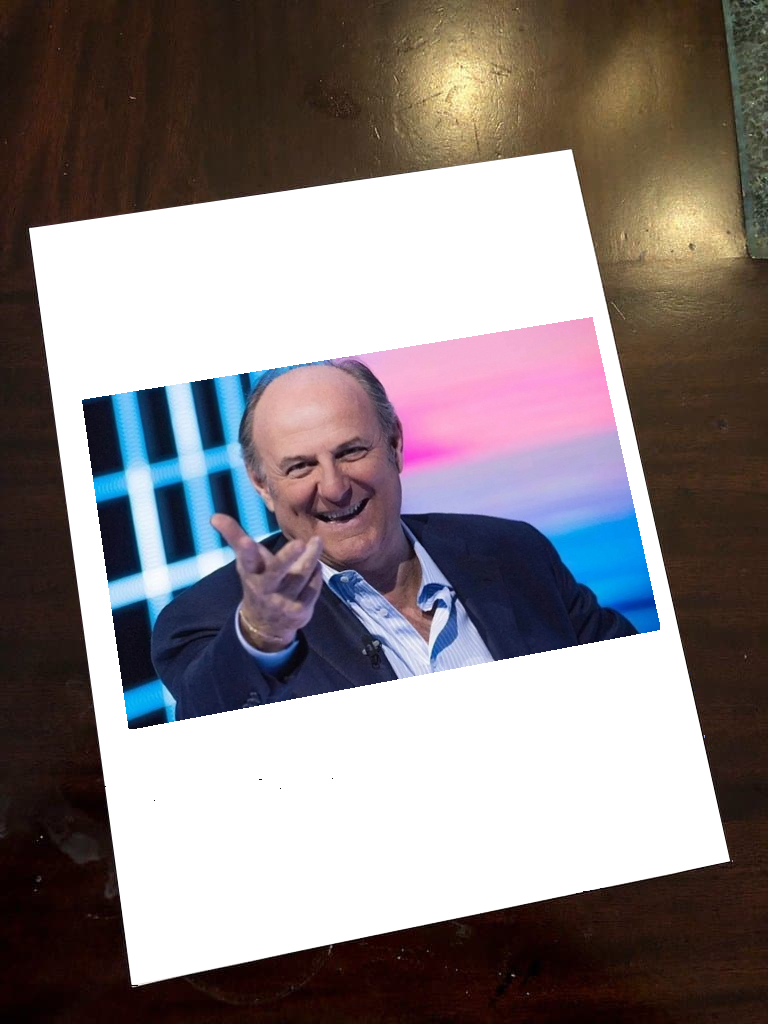
#> input picture Computer Vision and NLP/gerry.png, 768 x 1024 px, found by its file name
$ python imgcontour.py
#> lines starting #> are read from the running program, lines starting #| are printed output that depends on the picture
import cv2
import numpy as np

img = cv2.imread('/home/leyla/AI-CVpractice/Computer Vision and NLP/gerry.png')
#> img is the input picture: shape (1024, 768, 3); mean B, G, R 130.1, 128.7, 137.2
img_gray = cv2.cvtColor(img, cv2.COLOR_BGR2GRAY)
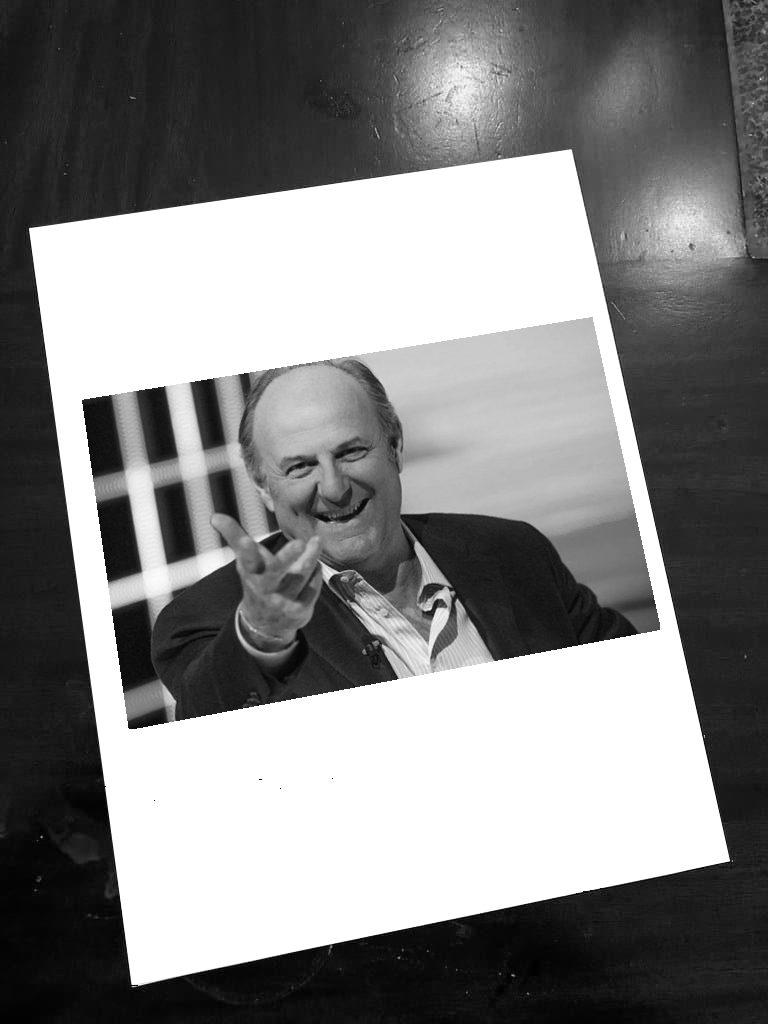
#> img_gray: shape (1024, 768); min 0, max 255, mean 131.4

# x-derivative, y-derivative (last 2 args)
'''der_x = cv2.Sobel(img_gray, -1, 1, 0)
der_y = cv2.Sobel(img_gray, -1, 0, 1)
scaled_x = cv2.convertScaleAbs(der_x)
scaled_y = cv2.convertScaleAbs(der_y)
out = cv2.addWeighted(scaled_x, 0.5, scaled_y, 0.5, 0)
'''
der = cv2.Laplacian(img_gray, -1, (3, 3))
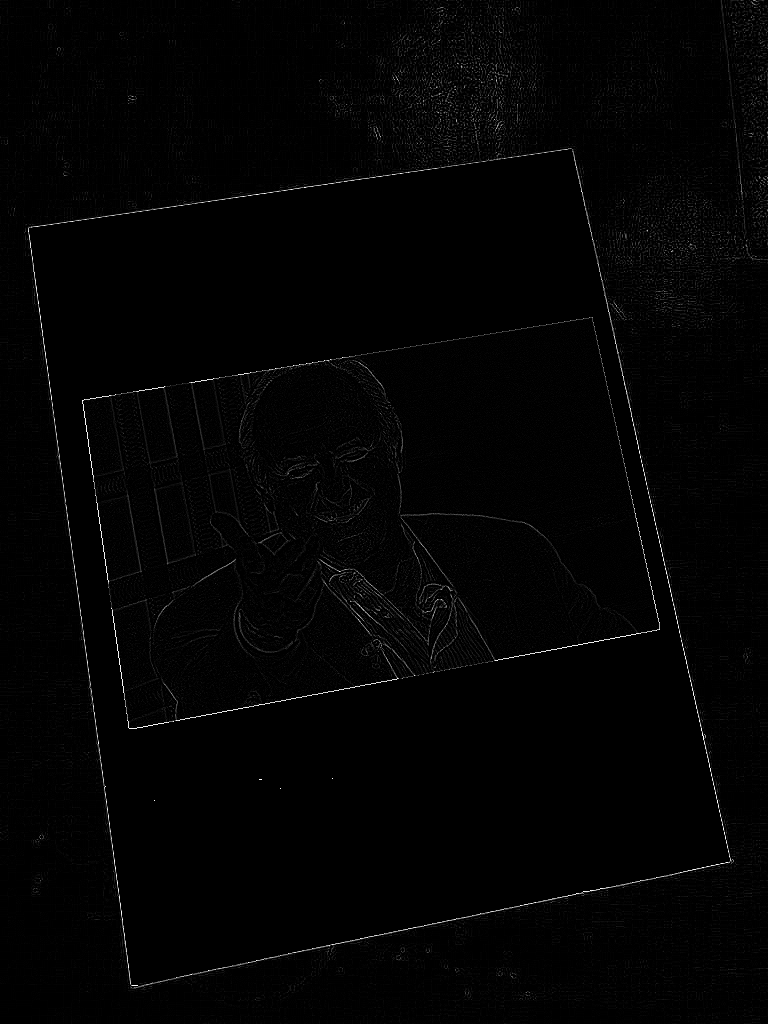
#> der: shape (1024, 768); min 0, max 255, mean 3

out = cv2.convertScaleAbs(der)

cv2.imshow('laplacian', out)

#cv2.imshow('X', out)
#cv2.imshow('Y', scaled_y)
cv2.waitKey(0)
